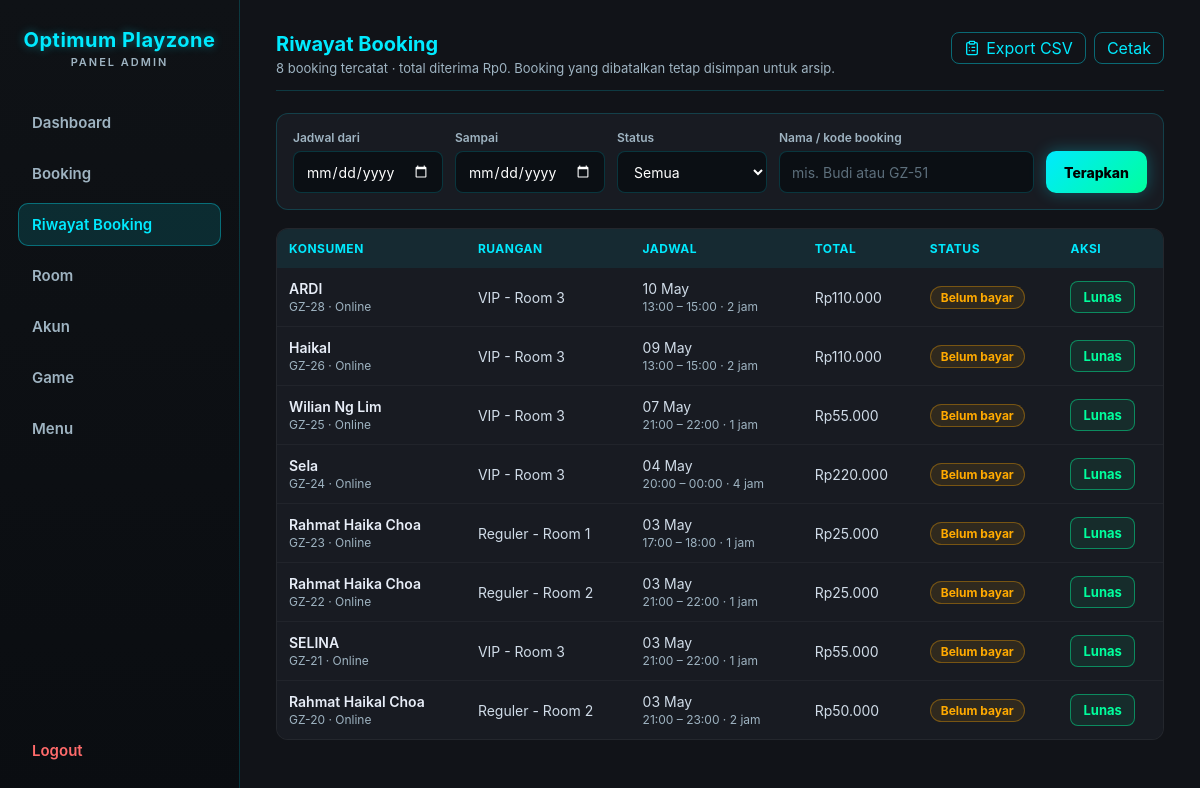
The page /KITSUNE-ADMIN.php?page=riwayat (signed in) on the database its author committed.
### tables this page shows
CREATE TABLE `bookings` (
  `id` int(11) NOT NULL AUTO_INCREMENT,
  `user_id` int(11) DEFAULT NULL,
  `customer_name` varchar(100) NOT NULL,
  `email` varchar(100) DEFAULT NULL,
  `phone` varchar(20) DEFAULT NULL,
  `room_id` int(11) NOT NULL,
  `duration` int(11) NOT NULL,
  `start_time` bigint(20) NOT NULL,
  `end_time` bigint(20) NOT NULL,
  `total_price` int(11) NOT NULL DEFAULT 0,
  `amount_paid` int(11) NOT NULL DEFAULT 0,
  `payment_status` enum('unpaid','paid','cancelled') NOT NULL DEFAULT 'unpaid',
  `source` enum('online','walkin') NOT NULL DEFAULT 'online',
  `order_code` varchar(40) DEFAULT NULL,
  `expires_at` int(11) DEFAULT NULL,
  `created_at` timestamp NOT NULL DEFAULT current_timestamp(),
  PRIMARY KEY (`id`),
  UNIQUE KEY `order_code` (`order_code`),
  KEY `room_id` (`room_id`),
  KEY `user_id` (`user_id`),
  KEY `room_time` (`room_id`,`start_time`,`end_time`),
  KEY `expires_at` (`expires_at`),
  CONSTRAINT `bookings_ibfk_1` FOREIGN KEY (`room_id`) REFERENCES `rooms` (`id`),
  CONSTRAINT `bookings_ibfk_2` FOREIGN KEY (`user_id`) REFERENCES `users` (`id`) ON DELETE SET NULL
);

CREATE TABLE `rooms` (
  `id` int(11) NOT NULL AUTO_INCREMENT,
  `title` varchar(100) NOT NULL,
  `console_type` varchar(50) NOT NULL,
  `price` int(11) NOT NULL,
  `image` varchar(255) DEFAULT NULL,
  `description` text DEFAULT NULL,
  `status` enum('available','unavailable') NOT NULL DEFAULT 'available',
  `created_at` timestamp NOT NULL DEFAULT current_timestamp(),
  PRIMARY KEY (`id`)
);

### KITSUNE-ADMIN.php (the view, shortened to what the rows shown need)
<?php
require __DIR__ . '/db.php';
require_once __DIR__ . '/riwayat_filter.php';
function jsArg($v) {
  return htmlspecialchars(json_encode($v, JSON_HEX_TAG | JSON_HEX_APOS | JSON_HEX_QUOT | JSON_HEX_AMP | JSON_INVALID_UTF8_SUBSTITUTE), ENT_QUOTES);
}
$isAdmin = isAdminSession($conn);
$page    = $_GET['page'] ?? 'dashboard';
$perPage = 20;
$pageNum = max(1, intval($_GET['p'] ?? 1));
?>
<!DOCTYPE html>
<html>
<head>
  <link rel="stylesheet" href="admin.css?v=<?= filemtime(__DIR__ . '/admin.css') ?>">
</head>
<body data-open-sec="<?= BOOKING_OPEN_SEC ?>" data-close-sec="<?= BOOKING_CLOSE_SEC ?>">
<?php if (!$isAdmin): ?>
  <div class="login-box">
    <h2>Optimum Playzone<span class="brand-sub">Login Admin</span></h2>
    <?php if (isset($error)): ?>
      <p class="error"><?= htmlspecialchars($error) ?></p>
    <?php endif; ?>
    <form method="post">
      <input name="username" placeholder="Username" required>
      <input type="password" name="password" placeholder="Password" required>
      <button name="login">Login</button>
    </form>
  </div>
<?php else: ?>
<nav class="sidebar">
  <h2>Optimum Playzone<span class="brand-sub">Panel Admin</span></h2>
</nav>
<main>
<?php if ($page === 'dashboard'): ?>
  <?php
    releaseNoShows($conn);
    $now        = time();
    $todayStart = strtotime('today', $now);
    $monthStart = strtotime(date('Y-m-01', $now));
    $monthEnd   = strtotime('+1 month', $monthStart);
    $bulanNama  = ['Januari','Februari','Maret','April','Mei','Juni','Juli','Agustus','September','Oktober','November','Desember'];
    $bulanIni   = $bulanNama[intval(date('n', $now)) - 1] . ' ' . date('Y', $now);
    $revenueSince = function ($from) use ($conn) {
      $stmt = $conn->prepare("SELECT COALESCE(SUM(p.amount), 0) AS s FROM booking_payments p JOIN bookings b ON b.id = p.booking_id WHERE b.payment_status <> 'cancelled' AND p.paid_at >= ?");
      $stmt->bind_param("i", $from);
      $stmt->execute();
      $s = intval($stmt->get_result()->fetch_assoc()['s']);
      $stmt->close();
      return $s;
    };
    $revToday = $revenueSince($todayStart);
    $revMonth = $revenueSince($monthStart);
    $tomorrow = $todayStart + 86400;
    $stmt = $conn->prepare("SELECT COUNT(*) AS n FROM bookings WHERE payment_status <> 'cancelled' AND start_time >= ? AND start_time < ?");
    $stmt->bind_param("ii", $todayStart, $tomorrow);
    $stmt->execute();
    $bookToday = intval($stmt->get_result()->fetch_assoc()['n']);
    $stmt->close();
    $monthStartSql = date('Y-m-d 00:00:00', $monthStart);
    $stmt = $conn->prepare("SELECT COALESCE(SUM(quantity * unit_price), 0) AS s FROM menu_orders WHERE status = 'selesai' AND created_at >= ?");
    $stmt->bind_param("s", $monthStartSql);
    $stmt->execute();
    $menuMonth = intval($stmt->get_result()->fetch_assoc()['s']);
    $stmt->close();
    $days = [];
    for ($i = 13; $i >= 0; $i--) {
      $d = strtotime("-$i day", $todayStart);
      $days[date('Y-m-d', $d)] = ['ts' => $d, 'sum' => 0, 'count' => 0];
    }
    $chartFrom = reset($days)['ts'];
    $stmt = $conn->prepare("
      SELECT DATE(FROM_UNIXTIME(p.paid_at)) AS d, SUM(p.amount) AS s, COUNT(*) AS n
      FROM booking_payments p JOIN bookings b ON b.id = p.booking_id
      WHERE b.payment_status <> 'cancelled' AND p.paid_at >= ?
      GROUP BY d
    ");
    $stmt->bind_param("i", $chartFrom);
    $stmt->execute();
    $res = $stmt->get_result();
    while ($row = $res->fetch_assoc()) {
      if (isset($days[$row['d']])) {
        $days[$row['d']]['sum'] = intval($row['s']);
        $days[$row['d']]['count'] = intval($row['n']);
      }
    }
    $stmt->close();
    $maxDay = max(1, max(array_column($days, 'sum')));
    $stmt = $conn->prepare("SELECT payment_status, source, COUNT(*) AS n FROM bookings WHERE start_time >= ? AND start_time < ? GROUP BY payment_status, source");
    $stmt->bind_param("ii", $monthStart, $monthEnd);
    $stmt->execute();
    $byStatus = ['paid' => 0, 'unpaid' => 0, 'cancelled' => 0];
    $bySource = ['online' => 0, 'walkin' => 0];
    $res = $stmt->get_result();
    while ($row = $res->fetch_assoc()) {
      $byStatus[$row['payment_status']] = ($byStatus[$row['payment_status']] ?? 0) + intval($row['n']);
      if ($row['payment_status'] !== 'cancelled') $bySource[$row['source']] += intval($row['n']);
    }
    $stmt->close();
    $totalMonth = max(1, array_sum($byStatus));
    $totalSource = max(1, array_sum($bySource));
    $stmt = $conn->prepare("
      SELECT r.title, r.console_type, COUNT(b.id) AS n, COALESCE(SUM(b.amount_paid), 0) AS s
      FROM bookings b JOIN rooms r ON r.id = b.room_id
      WHERE b.payment_status <> 'cancelled' AND b.start_time >= ? AND b.start_time < ?
      GROUP BY r.id ORDER BY n DESC, s DESC LIMIT 5
    ");
    $stmt->bind_param("ii", $monthStart, $monthEnd);
    $stmt->execute();
    $topRooms = $stmt->get_result()->fetch_all(MYSQLI_ASSOC);
    $stmt->close();
    $maxRoom = max(1, max(array_column($topRooms, 'n') ?: [0]));
    $rp = fn($n) => 'Rp' . number_format($n, 0, ',', '.');
    $hariPendek = ['Min','Sen','Sel','Rab','Kam','Jum','Sab'];
  ?>
  <div class="page-head">
    <div>
      <h2>Dashboard</h2>
      <p class="page-sub">Ringkasan pendapatan dan booking. Pendapatan dihitung dari pembayaran yang sudah diterima kasir.</p>
    </div>
    <span class="clock-chip"><?= icon('clock') ?> <?= date('d', $now) ?> <?= $bulanNama[intval(date('n', $now)) - 1] ?></span>
  </div>
  <div class="stat-row">
    <div class="stat-card stat-kosong"><span class="stat-num"><?= $rp($revToday) ?></span><span class="stat-label">Pendapatan hari ini</span></div>
    <div class="stat-card stat-tunggu"><span class="stat-num"><?= $rp($revMonth) ?></span><span class="stat-label">Pendapatan <?= $bulanIni ?></span></div>
    <div class="stat-card stat-service"><span class="stat-num"><?= $bookToday ?></span><span class="stat-label">Booking jadwal hari ini</span></div>
    <div class="stat-card stat-dipakai"><span class="stat-num"><?= $rp($menuMonth) ?></span><span class="stat-label">Penjualan menu <?= $bulanIni ?></span></div>
  </div>
  <div class="dash-grid">
    <section class="panel-card dash-chart-card">
      <h3 class="panel-title"><?= icon('clipboard') ?> Pendapatan 14 hari terakhir</h3>
      <div class="bar-chart" role="img" aria-label="Grafik batang pendapatan harian 14 hari terakhir">
        <?php foreach ($days as $date => $d): ?>
          <?php
            $h = $d['sum'] > 0 ? max(3, round($d['sum'] / $maxDay * 100)) : 0;
            $label = $hariPendek[intval(date('w', $d['ts']))] . ' ' . date('j', $d['ts']);
            $tip = date('d', $d['ts']) . ' ' . $bulanNama[intval(date('n', $d['ts'])) - 1] . ' · ' . $rp($d['sum']) . ' · ' . $d['count'] . ' pembayaran';
          ?>
          <div class="bar-col<?= $date === date('Y-m-d', $now) ? ' is-today' : '' ?>" data-tip="<?= htmlspecialchars($tip) ?>" tabindex="0">
            <div class="bar-track"><div class="bar" style="height:<?= $h ?>%"></div></div>
            <span class="bar-label"><?= $label ?></span>
          </div>
        <?php endforeach; ?>
      </div>
      <p class="chart-scale">Tertinggi: <?= $rp($maxDay > 1 ? $maxDay : 0) ?> per hari</p>
      <details class="chart-table">
        <summary>Lihat tabel data</summary>
        <div class="table-wrap">
          <table class="users-table">
            <tr><th>Tanggal</th><th>Pembayaran</th><th>Pendapatan</th></tr>
            <?php foreach (array_reverse($days, true) as $d): ?>
              <tr><td><?= date('d', $d['ts']) . ' ' . $bulanNama[intval(date('n', $d['ts'])) - 1] ?></td><td><?= $d['count'] ?></td><td><?= $rp($d['sum']) ?></td></tr>
            <?php endforeach; ?>
          </table>
        </div>
      </details>
    </section>
    <section class="panel-card">
      <h3 class="panel-title"><?= icon('check') ?> Booking <?= $bulanIni ?></h3>
      <?php
        $statusRows = [
          ['Lunas', $byStatus['paid'], 'st-paid'],
          ['Belum bayar', $byStatus['unpaid'], 'st-unpaid'],
          ['Dibatalkan', $byStatus['cancelled'], 'st-cancel'],
        ];
      ?>
      <ul class="hbar-list">
        <?php foreach ($statusRows as [$lbl, $n, $cls]): ?>
          <li class="<?= $cls ?>">
            <div class="hbar-head"><span><?= $lbl ?></span><strong><?= $n ?></strong></div>
            <div class="hbar-track"><div class="hbar" style="width:<?= round($n / $totalMonth * 100) ?>%"></div></div>
          </li>
        <?php endforeach; ?>
      </ul>
      <h4 class="dash-sub">Sumber booking (tidak termasuk batal)</h4>
      <div class="split-bar" role="img" aria-label="Online <?= $bySource['online'] ?>, Offline <?= $bySource['walkin'] ?>">
        <div class="split-online" style="width:<?= round($bySource['online'] / $totalSource * 100) ?>%"></div>
        <div class="split-offline" style="width:<?= round($bySource['walkin'] / $totalSource * 100) ?>%"></div>
      </div>
      <div class="split-legend">
        <span><i class="dot dot-online"></i> Online <strong><?= $bySource['online'] ?></strong></span>
        <span><i class="dot dot-offline"></i> Offline <strong><?= $bySource['walkin'] ?></strong></span>
      </div>
    </section>
    <section class="panel-card">
      <h3 class="panel-title"><?= icon('gamepad') ?> Ruangan terlaris <?= $bulanIni ?></h3>
      <?php if (!$topRooms): ?>
        <p class="queue-empty">Belum ada booking bulan ini.</p>
      <?php else: ?>
        <ol class="rank-list">
          <?php foreach ($topRooms as $i => $r): ?>
            <li>
              <span class="rank-no"><?= $i + 1 ?></span>
              <div class="rank-info">
                <div class="hbar-head">
                  <span><?= htmlspecialchars($r['title']) ?> <span class="console-chip c-<?= strtolower(htmlspecialchars($r['console_type'])) ?>"><?= htmlspecialchars($r['console_type']) ?></span></span>
                  <strong><?= intval($r['n']) ?> booking</strong>
                </div>
                <div class="hbar-track"><div class="hbar" style="width:<?= round(intval($r['n']) / $maxRoom * 100) ?>%"></div></div>
                <span class="cell-sub">Diterima <?= $rp(intval($r['s'])) ?></span>
              </div>
            </li>
          <?php endforeach; ?>
        </ol>
      <?php endif; ?>
    </section>
  </div>
  <div id="chartTip" class="chart-tip" hidden></div>
<?php elseif ($page === 'riwayat'): ?>
  <?php
    $f = riwayatFilter($_GET);
    $stmt = $conn->prepare("SELECT COUNT(*) AS n, COALESCE(SUM(CASE WHEN b.payment_status <> 'cancelled' THEN b.amount_paid ELSE 0 END), 0) AS paid FROM bookings b {$f['where']}");
    $stmt->execute();
    $sum = $stmt->get_result()->fetch_assoc();
    $totalRow = intval($sum['n']);
    $totalPages = max(1, (int) ceil($totalRow / $perPage));
    $pageNum = min($pageNum, $totalPages);
    $offset  = ($pageNum - 1) * $perPage;
    $stmt = $conn->prepare("
      SELECT b.*, r.title AS room_title
      FROM bookings b
      LEFT JOIN rooms r ON r.id = b.room_id
      {$f['where']}
      ORDER BY b.created_at DESC LIMIT ? OFFSET ?
    ");
    $printMode = isset($_GET['print']);
    $types = $f['types'] . 'ii';
    $params = array_merge($f['params'], $printMode ? [2000, 0] : [$perPage, $offset]);
    $stmt->bind_param($types, ...$params);
    $stmt->execute();
    $data = $stmt->get_result();
    $payLabel = [
      'unpaid'    => ['Belum bayar', 'pay-unpaid'],
      'paid'      => ['Lunas', 'pay-paid'],
      'cancelled' => ['Dibatalkan', 'pay-cancelled'],
    ];
  ?>
  <div class="page-head">
    <div>
      <h2>Riwayat Booking</h2>
    </div>
  </div>
  <div class="table-wrap">
    <table class="users-table">
      <tr><th>Konsumen</th><th>Ruangan</th><th>Jadwal</th><th>Total</th><th>Status</th><th class="col-actions">Aksi</th></tr>
      <?php while($b = $data->fetch_assoc()): ?>
      <?php
        $isCancelled = $b['payment_status'] === 'cancelled';
        [$pl, $pc] = $payLabel[$b['payment_status']] ?? [$b['payment_status'], 'pay-unpaid'];
      ?>
      <tr class="<?= $isCancelled ? 'row-cancelled' : '' ?>">
        <td class="cell-main"><?= htmlspecialchars($b['customer_name']) ?>
          <span class="cell-sub"><?= htmlspecialchars($b['order_code'] ?? '-') ?> · <?= $b['source'] === 'walkin' ? 'Offline' : 'Online' ?></span>
        </td>
        <td><?= htmlspecialchars($b['room_title'] ?? '-') ?></td>
        <?php $st = intval($b['start_time']); ?>
        <td><?= date(date('Y', $st) === date('Y') ? 'd M' : 'd M Y', $st) ?>
          <span class="cell-sub"><?= date('H:i', intval($b['start_time'])) ?> – <?= date('H:i', intval($b['end_time'])) ?> · <?= intval($b['duration']) ?> jam</span>
        </td>
        <td>Rp<?= number_format(intval($b['total_price']), 0, ',', '.') ?></td>
        <td><span class="pay-badge <?= $pc ?>"><?= $pl ?></span></td>
        <td class="col-actions">
          <div class="row-actions">
            <?php if (!$isCancelled && $b['payment_status'] !== 'paid'): ?>
              <button class="btn-paid-sm" onclick="markPaid(<?= intval($b['id']) ?>, <?= jsArg($b['customer_name']) ?>, <?= intval($b['total_price']) - intval($b['amount_paid']) ?>)">Lunas</button>
            <?php endif; ?>
          </div>
        </td>
      </tr>
      <?php endwhile; ?>
    </table>
  </div>
<?php endif; ?>
</main>
<?php endif; ?>
</body>
</html>

### rows shown on the page
bookings: customer_name "ARDI", order_code "GZ-28", source "Online", room.title "VIP - Room 3", start_time "13:00", end_time "15:00", duration "2", total_price "110.000", pl "Belum bayar"
bookings: customer_name "Haikal", order_code "GZ-26", source "Online", room.title "VIP - Room 3", start_time "13:00", end_time "15:00", duration "2", total_price "110.000", pl "Belum bayar"
bookings: customer_name "Wilian Ng Lim", order_code "GZ-25", source "Online", room.title "VIP - Room 3", start_time "21:00", end_time "22:00", duration "1", total_price "55.000", pl "Belum bayar"
bookings: customer_name "Sela", order_code "GZ-24", source "Online", room.title "VIP - Room 3", start_time "20:00", end_time "00:00", duration "4", total_price "220.000", pl "Belum bayar"
bookings: customer_name "Rahmat Haika Choa", order_code "GZ-23", source "Online", room.title "Reguler - Room 1", start_time "17:00", end_time "18:00", duration "1", total_price "25.000", pl "Belum bayar"
bookings: customer_name "Rahmat Haika Choa", order_code "GZ-22", source "Online", room.title "Reguler - Room 2", start_time "21:00", end_time "22:00", duration "1", total_price "25.000", pl "Belum bayar"
bookings: customer_name "SELINA", order_code "GZ-21", source "Online", room.title "VIP - Room 3", start_time "21:00", end_time "22:00", duration "1", total_price "55.000", pl "Belum bayar"
bookings: customer_name "Rahmat Haikal Choa", order_code "GZ-20", source "Online", room.title "Reguler - Room 2", start_time "21:00", end_time "23:00", duration "2", total_price "50.000", pl "Belum bayar"

### other values the page prints
$label "Dashboard"
$label "Booking"
$label "Riwayat Booking"
$label "Room"
$label "Akun"
$label "Game"
$label "Menu"
$totalRow "8"
$sum['paid'] "0"
